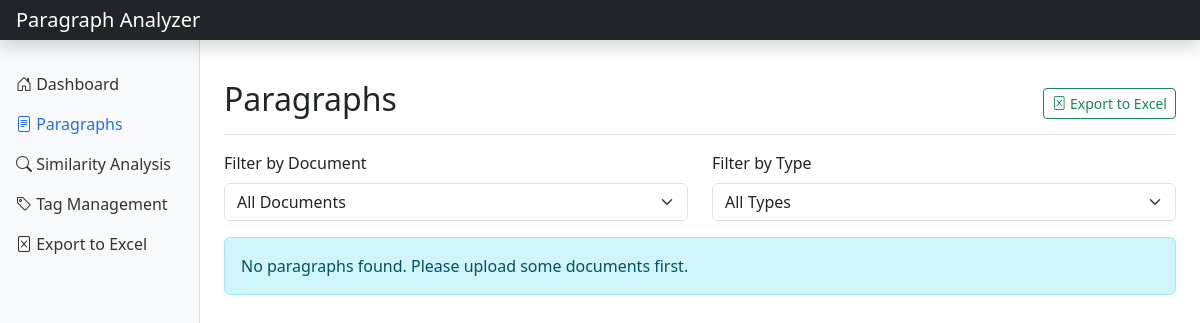
The page /paragraphs?document_id=42 on the database as committed earlier.
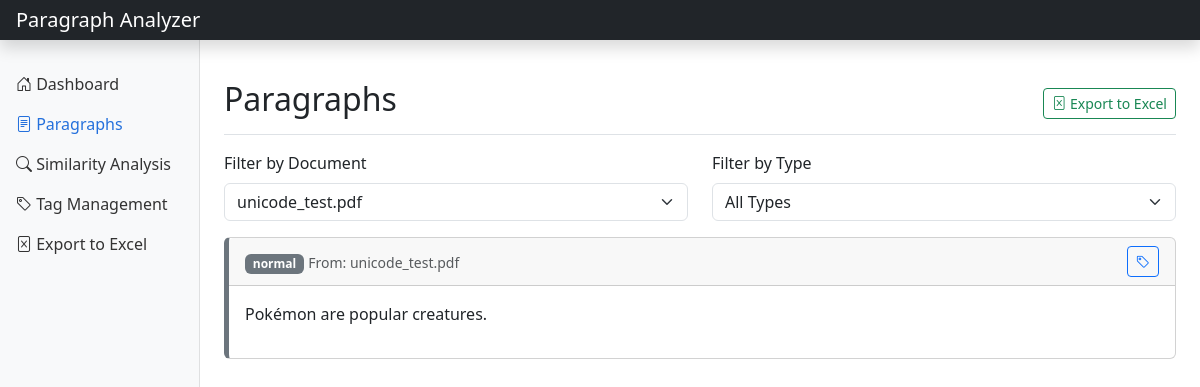
The same page on the database as committed later.
### tables this page shows
CREATE TABLE paragraphs (
                id INTEGER PRIMARY KEY AUTOINCREMENT,
                content TEXT NOT NULL,
                document_id INTEGER NOT NULL,
                paragraph_type TEXT NOT NULL,
                position INTEGER NOT NULL,
                header_content TEXT,
                FOREIGN KEY (document_id) REFERENCES documents (id) ON DELETE CASCADE
            );

CREATE TABLE documents (
                id INTEGER PRIMARY KEY AUTOINCREMENT,
                filename TEXT NOT NULL,
                file_type TEXT NOT NULL,
                file_path TEXT NOT NULL,
                upload_date TEXT NOT NULL
            );

### app.py (the view)
@app.route('/paragraphs')
def view_paragraphs():
    document_id = request.args.get('document_id', type=int)
    paragraphs = db_manager.get_paragraphs(document_id)
    documents = db_manager.get_documents()
    tags = db_manager.get_tags()
    return render_template(
        'paragraphs.html',
        paragraphs=paragraphs,
        documents=documents,
        tags=tags,
        selected_document=document_id
    )

### database_manager.py (called while the page is built)
    def get_documents(self) -> List[Dict]:
        self.logger.info("Retrieving all documents")
        try:
            conn = sqlite3.connect(self.db_path)
            conn.row_factory = sqlite3.Row
            cursor = conn.cursor()
            cursor.execute('SELECT * FROM documents ORDER BY upload_date DESC')
            rows = cursor.fetchall()
            documents = [dict(row) for row in rows]
            conn.close()
            self.logger.info(f"Retrieved {len(documents)} documents")
            return documents
        except Exception as e:
            self.logger.error(f"Error retrieving documents: {str(e)}", exc_info=True)
            return []

    def get_tags(self) -> List[Dict]:
        self.logger.info("Retrieving all tags")
        try:
            conn = sqlite3.connect(self.db_path)
            conn.row_factory = sqlite3.Row
            cursor = conn.cursor()
            cursor.execute('SELECT * FROM tags')
            rows = cursor.fetchall()
            tags = [dict(row) for row in rows]
            conn.close()
            self.logger.info(f"Retrieved {len(tags)} tags")
            return tags
        except Exception as e:
            self.logger.error(f"Error retrieving tags: {str(e)}", exc_info=True)
            return []

### templates/paragraphs.html (shortened to what this page needs)
{% extends 'base.html' %}
{% block content %}
    <div class="d-flex justify-content-between flex-wrap flex-md-nowrap align-items-center pt-3 pb-2 mb-3 border-bottom">
        <h1 class="h2">Paragraphs</h1>
        <div class="btn-toolbar mb-2 mb-md-0">
            <a href="/export" class="btn btn-sm btn-outline-success">
                <i class="bi bi-file-excel"></i> Export to Excel
            </a>
        </div>
    </div>
    <div class="row mb-3">
        <div class="col-md-6">
            <label for="documentFilter" class="form-label">Filter by Document</label>
            <select class="form-select" id="documentFilter" onchange="filterByDocument(this.value)">
                <option value="">All Documents</option>
                {% for doc in documents %}
                    <option value="{{ doc.id }}" {% if selected_document == doc.id %}selected{% endif %}>{{ doc.filename }}</option>
                {% endfor %}
            </select>
        </div>
        <div class="col-md-6">
            <label for="paragraphTypeFilter" class="form-label">Filter by Type</label>
            <select class="form-select" id="paragraphTypeFilter" onchange="filterByType(this.value)">
                <option value="">All Types</option>
            </select>
        </div>
    </div>
    <div class="row">
        <div class="col-md-12">
            {% if paragraphs %}
                <div id="paragraphsList">
                    {% for para in paragraphs %}
                        <div class="card paragraph-card {{ para.paragraph_type }}" data-type="{{ para.paragraph_type }}" data-id="{{ para.id }}">
                            <div class="card-header d-flex justify-content-between align-items-center">
                                <div>
                                    <span class="badge bg-secondary">{{ para.paragraph_type }}</span>
                                    <small class="text-muted">From: {{ para.filename }}</small>
                                </div>
                                <div class="paragraph-tags">
                                    <button class="btn btn-sm btn-outline-primary" onclick="showTagModal({{ para.id }})">
                                        <i class="bi bi-tag"></i>
                                    </button>
                                </div>
                            </div>
                            <div class="card-body">
                                {% if para.paragraph_type == 'table' %}
                                    <pre class="table-content">{{ para.content }}</pre>
                                {% else %}
                                    <p>{{ para.content }}</p>
                                {% endif %}
                            </div>
                        </div>
                    {% endfor %}
                </div>
            {% else %}
                <div class="alert alert-info">
                    No paragraphs found. Please upload some documents first.
                </div>
            {% endif %}
        </div>
    </div>
{% endblock %}

### templates/base.html (shortened to what this page needs)
<!DOCTYPE html>
<html lang="en">
<head>
    <link href="https://cdn.jsdelivr.net/npm/bootstrap@5.3.0-alpha1/dist/css/bootstrap.min.css" rel="stylesheet">
    <link rel="stylesheet" href="https://cdn.jsdelivr.net/npm/bootstrap-icons@1.8.1/font/bootstrap-icons.css">
</head>
<body>
    <header class="navbar navbar-dark sticky-top bg-dark flex-md-nowrap p-0 shadow">
        <a class="navbar-brand col-md-3 col-lg-2 me-0 px-3" href="/">Paragraph Analyzer</a>
    </header>
    <div class="container-fluid">
        <div class="row">
            <nav id="sidebarMenu" class="col-md-3 col-lg-2 d-md-block bg-light sidebar collapse">
                <div class="sidebar-sticky pt-3">
                    <ul class="nav flex-column">
                        <li class="nav-item">
                            <a class="nav-link {% if request.path == '/' %}active{% endif %}" href="/">
                                <i class="bi bi-house-door"></i> Dashboard
                            </a>
                        </li>
                        <li class="nav-item">
                            <a class="nav-link {% if '/paragraphs' in request.path %}active{% endif %}" href="/paragraphs">
                                <i class="bi bi-file-text"></i> Paragraphs
                            </a>
                        </li>
                        <li class="nav-item">
                            <a class="nav-link {% if '/similarity' in request.path %}active{% endif %}" href="/similarity">
                                <i class="bi bi-search"></i> Similarity Analysis
                            </a>
                        </li>
                        <li class="nav-item">
                            <a class="nav-link {% if '/tags' in request.path %}active{% endif %}" href="/tags">
                                <i class="bi bi-tag"></i> Tag Management
                            </a>
                        </li>
                        <li class="nav-item">
                            <a class="nav-link" href="/export">
                                <i class="bi bi-file-excel"></i> Export to Excel
                            </a>
                        </li>
                    </ul>
                </div>
            </nav>
            <main class="col-md-9 ms-sm-auto col-lg-10 px-md-4 main-content">
                {% block content %}{% endblock %}
            </main>
        </div>
    </div>
</body>
</html>

### templates/base.html (style rules this page uses)
.sidebar { position: fixed; top: 0; bottom: 0; left: 0; z-index: 100; padding: 48px 0 0; box-shadow: inset -1px 0 0 rgba(0, 0, 0, .1); }
.sidebar-sticky { position: relative; top: 0; height: calc(100vh - 48px); padding-top: .5rem; overflow-x: hidden; overflow-y: auto; }
.nav-link { font-weight: 500; color: #333; }
.nav-link.active { color: #2470dc; }
.main-content { padding-top: 1.5rem; }
.paragraph-card { margin-bottom: 1rem; border-left: 5px solid #6c757d; }

Rows that differ between the two databases and show on the page:
added paragraphs: paragraph_type "normal", filename "unicode_test.pdf", content "Pokémon are popular creatures."
Other text that changed with them:
form field value: "All Documents" → "unicode_test.pdf"
text no longer shown: "No paragraphs found. Please upload some documents first."
